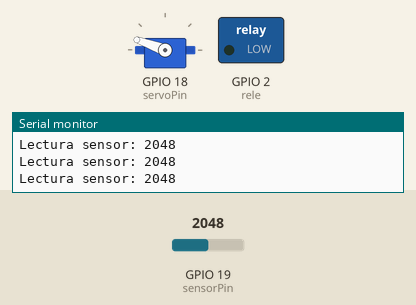
A sketch run on a simulated ESP32. On the bench: servo, switched loads named in the sketch (green lamp = pin HIGH), the last lines printed to the serial monitor. The test bench sets the inputs (shaded band); at power-on: GPIO 19 (sensorPin) = 2048.

Above: at 1.2 s.
1.3 s: GPIO 19 (sensorPin) set to 1032
2.9 s: GPIO 19 (sensorPin) set to 937
At 4.5 s:
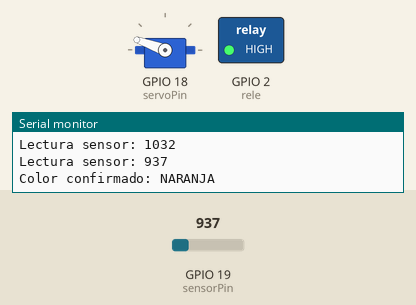
Timing chart, 0 to 6.0 s (numbered marks = the images above; inputs shaded):
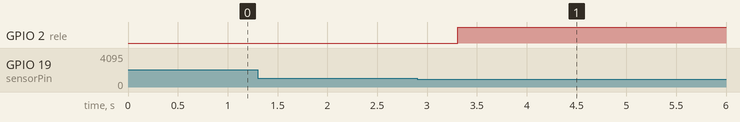

The sketch:

prueba1.ino
```cpp
#include <ESP32servo.h>
Servo myservo;

const int servoPin = 18;
const int rele = 2;
const int sensorPin = 19;

int valorSensor = 0;

// Rangosmedidos (ajustar según pruebas)
const int naranjaMin = 210;
const int naranjaMax = 1000;
const int violetaMax = 210;

// Tiempo mínimo que el valor debe mantenerse estable (ms)
const int tiempoConfirmacion = 300;

void setup() {
Serial.begin(115200);
Serial.println("Iniciando sistema...");

pinMode(rele, OUTPUT);
pinMode(sensorPin, INPUT);

myservo.attach(servoPin, 500, 2400);
myservo.write(160);
digitalWrite(rele, LOW);

Serial.println("Sistema listo.");
}

void loop() {
valorSensor = analogRead(sensorPin);
Serial.print("Lectura sensor: ");
Serial.println(valorSensor);

// Detecta color NARANJA
if (valorSensor >= naranjaMin && valorSensor <= naranjaMax) {
if (confirmarColor("naranja")) {
Serial.println("Color confirmado: NARANJA");
myservo.write(160);
digitalWrite(rele, HIGH);
delay(10000);
digitalWrite(rele, LOW);
}
}

// Detecta color VIOLETA
else if (valorSensor < violetaMax) {
if (confirmarColor("violeta")) {
Serial.println("Color confirmado: VIOLETA");
digitalWrite(rele, LOW);
myservo.write(90);
delay(4000);
myservo.write(160);
digitalWrite(rele, HIGH);
}
}

delay(200);
}

// ----------------------
//  Función de confirmación
// ----------------------
bool confirmarColor(String color) {
unsigned long startTime = millis();
while (millis() - startTime < tiempoConfirmacion) {
int lectura = analogRead(sensorPin);

if (color == "naranja") {
if (lectura < naranjaMin || lectura > naranjaMax) return false;
} else if (color == "violeta") {
if (lectura > violetaMax) return false;
}

delay(10); // pequeña pausa entre lecturas
}
return true; // se mantuvo estable todo el tiempo
}
```

Measured:
- the behaviour switches between 1001 and 1000 on GPIO 19 (sensorPin) (found by bisection; images 0 and 1)
- after the input at 2.9 s, GPIO 2 (rele): LOW → HIGH after 0.41 s
